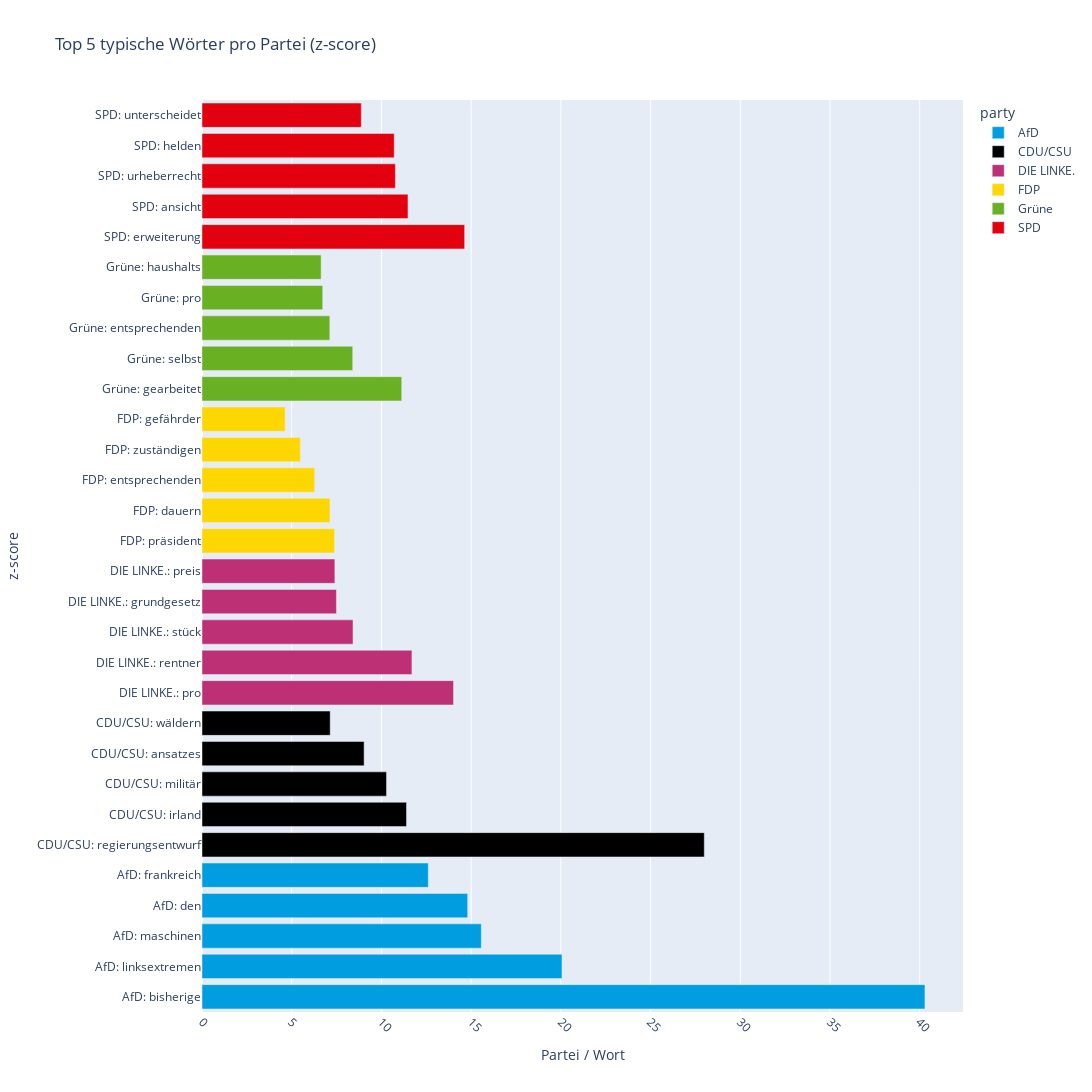

Source (notebook cell):
### Code cell
metric = "z_score"
top_words = (
    subs3
    .sort_values(["party", metric], ascending=[True, False])
    .groupby("party")
    .head(5)
)

# Reihenfolge: erst AfD, dann CDU, dann SPD usw. (du kannst die Liste anpassen)
# party_order = ["AfD", "CDU/CSU", "SPD", "FDP", "Grüne", "DIE LINKE."]

# top_words["party"] = pd.Categorical(top_words["party"], categories=party_order, ordered=True)

# Für die X-Achse sortieren: nach Partei und LLR
top_words = top_words.sort_values(["party", metric], ascending=[True, False])

# Kombiniere Partei + Wort für die Achse
top_words["label"] = top_words["party"].astype(str) + ": " + top_words["word"]

# --- Plotly Bar-Chart ---
fig = px.bar(
    top_words,
    y="label",
    x=metric,
    color="party",
    color_discrete_map=color_map,
    orientation="h",
    hover_data=["count","rel_tf"],

    title="Top 5 typische Wörter pro Partei (z-score)",
)

# Layout anpassen (schöne Labels, horizontale Platzierung)
fig.update_layout(
    xaxis_title="Partei / Wort",
    yaxis_title="z-score",
    xaxis_tickangle=45,
    bargap=0.2,
    height=1200,
    width=1200,
)

fig.show()

### Figure 1 — Plotly figure (JSON) as saved in the notebook; plotly's stock layout.template omitted (floating-point values rounded to 4 significant figures)
{"data": [{"alignmentgroup": "True", "customdata": [[37, 0.9893], [24, 3.955], [21, 1.136], [18296, 0.9746], [238, 1.295]], "hovertemplate": "party=AfD<br>z_score=%{x}<br>label=%{y}<br>count=%{customdata[0]}<br>rel_tf=%{customdata[1]}<extra></extra>", "legendgroup": "AfD", "marker": {"color": "#009EE0", "pattern": {"shape": ""}}, "name": "AfD", "offsetgroup": "AfD", "orientation": "h", "showlegend": true, "textposition": "auto", "type": "bar", "x": [40.29, 20.06, 15.57, 14.81, 12.61], "xaxis": "x", "y": ["AfD: bisherige", "AfD: linksextremen", "AfD: maschinen", "AfD: den", "AfD: frankreich"], "yaxis": "y"}, {"alignmentgroup": "True", "customdata": [[84, 1.429], [57, 0.8618], [44, 0.5342], [26, 1.415], [25, 1.118]], "hovertemplate": "party=CDU/CSU<br>z_score=%{x}<br>label=%{y}<br>count=%{customdata[0]}<br>rel_tf=%{customdata[1]}<extra></extra>", "legendgroup": "CDU/CSU", "marker": {"color": "black", "pattern": {"shape": ""}}, "name": "CDU/CSU", "offsetgroup": "CDU/CSU", "orientation": "h", "showlegend": true, "textposition": "auto", "type": "bar", "x": [28.0, 11.4, 10.28, 9.036, 7.146], "xaxis": "x", "y": ["CDU/CSU: regierungsentwurf", "CDU/CSU: irland", "CDU/CSU: militär", "CDU/CSU: ansatzes", "CDU/CSU: wäldern"], "yaxis": "y"}, {"alignmentgroup": "True", "customdata": [[280, 1.194], [111, 1.807], [103, 0.6758], [249, 1.051], [120, 1.189]], "hovertemplate": "party=DIE LINKE.<br>z_score=%{x}<br>label=%{y}<br>count=%{customdata[0]}<br>rel_tf=%{customdata[1]}<extra></extra>", "legendgroup": "DIE LINKE.", "marker": {"color": "#BE3075", "pattern": {"shape": ""}}, "name": "DIE LINKE.", "offsetgroup": "DIE LINKE.", "orientation": "h", "showlegend": true, "textposition": "auto", "type": "bar", "x": [14.02, 11.7, 8.417, 7.492, 7.406], "xaxis": "x", "y": ["DIE LINKE.: pro", "DIE LINKE.: rentner", "DIE LINKE.: stück", "DIE LINKE.: grundgesetz", "DIE LINKE.: preis"], "yaxis": "y"}, {"alignmentgroup": "True", "customdata": [[2036, 1.151], [30, 1.049], [131, 0.8239], [35, 0.8738], [24, 0.8248]], "hovertemplate": "party=FDP<br>z_score=%{x}<br>label=%{y}<br>count=%{customdata[0]}<br>rel_tf=%{customdata[1]}<extra></extra>", "legendgroup": "FDP", "marker": {"color": "#FFD700", "pattern": {"shape": ""}}, "name": "FDP", "offsetgroup": "FDP", "orientation": "h", "showlegend": true, "textposition": "auto", "type": "bar", "x": [7.387, 7.134, 6.281, 5.482, 4.636], "xaxis": "x", "y": ["FDP: präsident", "FDP: dauern", "FDP: entsprechenden", "FDP: zuständigen", "FDP: gefährder"], "yaxis": "y"}, {"alignmentgroup": "True", "customdata": [[70, 0.7426], [782, 0.9646], [108, 0.7044], [211, 0.8275], [27, 0.8745]], "hovertemplate": "party=Grüne<br>z_score=%{x}<br>label=%{y}<br>count=%{customdata[0]}<br>rel_tf=%{customdata[1]}<extra></extra>", "legendgroup": "Grüne", "marker": {"color": "#6AB023", "pattern": {"shape": ""}}, "name": "Grüne", "offsetgroup": "Grüne", "orientation": "h", "showlegend": true, "textposition": "auto", "type": "bar", "x": [11.13, 8.401, 7.124, 6.729, 6.64], "xaxis": "x", "y": ["Grüne: gearbeitet", "Grüne: selbst", "Grüne: entsprechenden", "Grüne: pro", "Grüne: haushalts"], "yaxis": "y"}, {"alignmentgroup": "True", "customdata": [[39, 0.9993], [41, 0.6202], [24, 1.048], [21, 1.185], [38, 0.8558]], "hovertemplate": "party=SPD<br>z_score=%{x}<br>label=%{y}<br>count=%{customdata[0]}<br>rel_tf=%{customdata[1]}<extra></extra>", "legendgroup": "SPD", "marker": {"color": "#E3000F", "pattern": {"shape": ""}}, "name": "SPD", "offsetgroup": "SPD", "orientation": "h", "showlegend": true, "textposition": "auto", "type": "bar", "x": [14.64, 11.48, 10.78, 10.71, 8.879], "xaxis": "x", "y": ["SPD: erweiterung", "SPD: ansicht", "SPD: urheberrecht", "SPD: helden", "SPD: unterscheidet"], "yaxis": "y"}], "layout": {"bargap": 0.2, "barmode": "relative", "height": 1200, "legend": {"title": {"text": "party"}, "tracegroupgap": 0}, "title": {"text": "Top 5 typische Wörter pro Partei (z-score)"}, "width": 1200, "xaxis": {"anchor": "y", "domain": [0, 1], "tickangle": 45, "title": {"text": "Partei / Wort"}}, "yaxis": {"anchor": "x", "domain": [0, 1], "title": {"text": "z-score"}}}}
